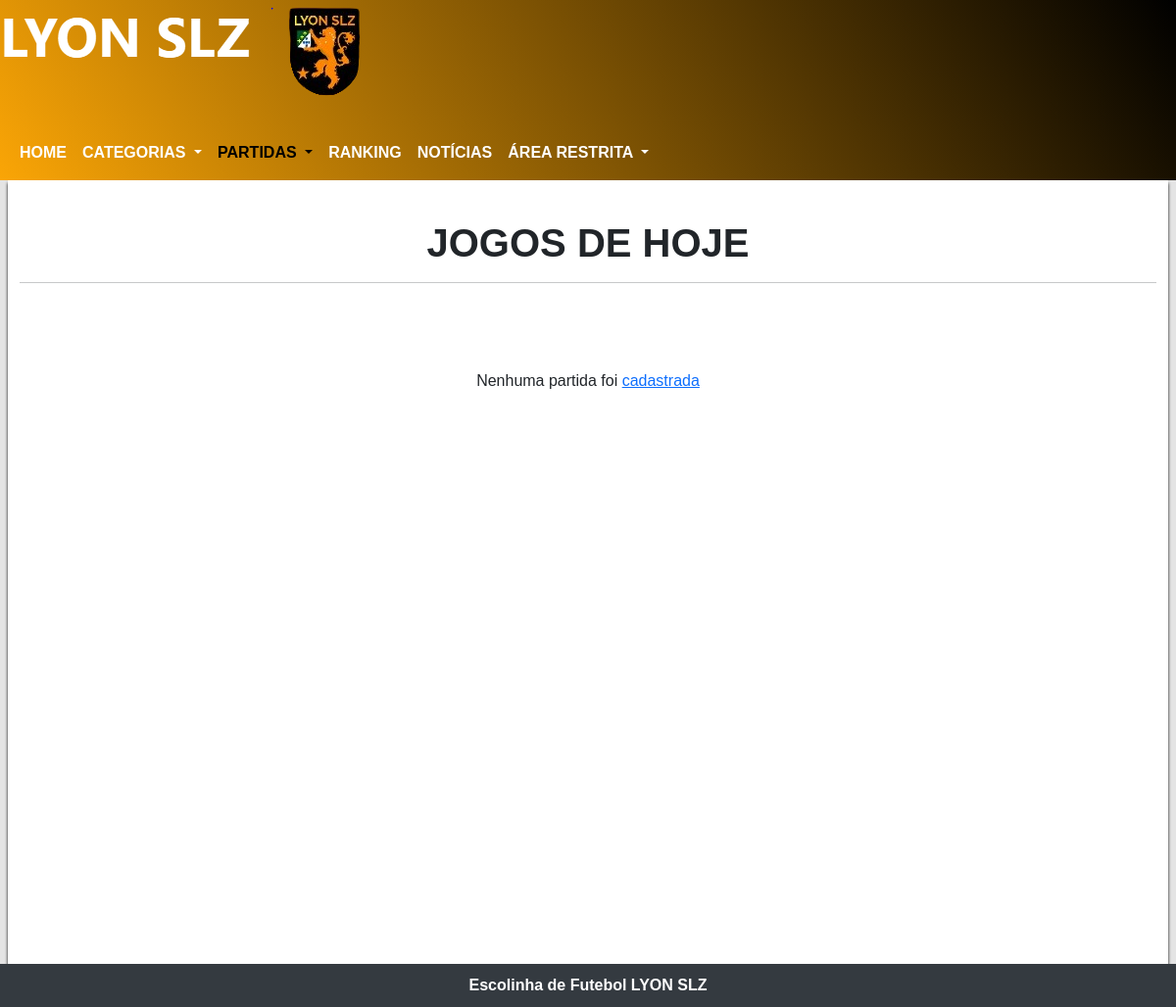
Before: /jogoDeHoje.php with the older database file.
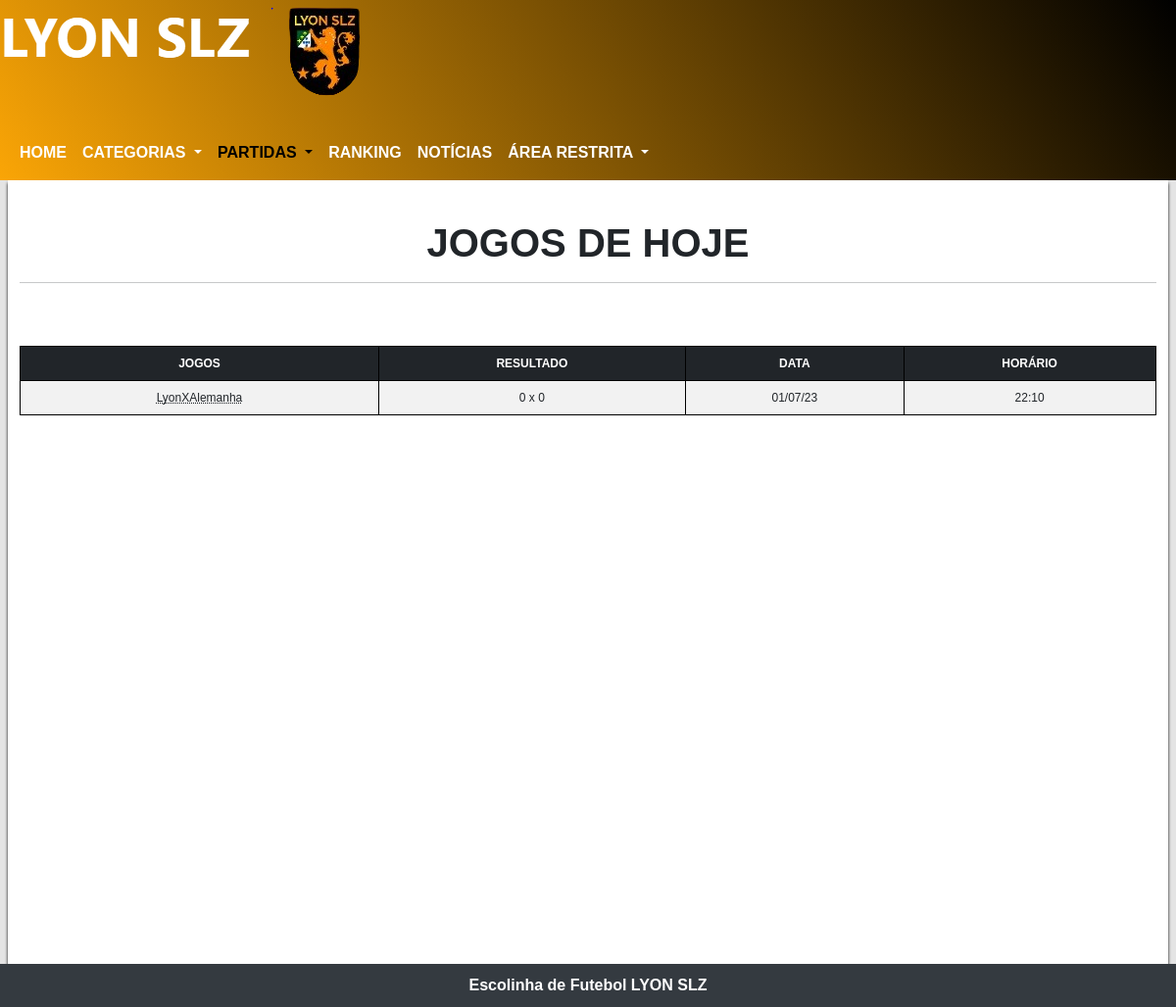
After: the same page with the newer database file.
### tables this page shows
CREATE TABLE `tblpartidass` (
  `id` int(11) UNSIGNED NOT NULL,
  `localidade` varchar(255) NOT NULL,
  `adversario` varchar(255) DEFAULT NULL,
  `id_campeonato` int(10) UNSIGNED NOT NULL,
  `data_partida` date NOT NULL,
  `link_fotos` varchar(255) NOT NULL,
  `horario` time(6) NOT NULL,
  `gols_lyon` int(11) NOT NULL,
  `gols_adv` int(11) NOT NULL
);

### jogoDeHoje.php (the view, shortened to what this page needs)
<?php
include('db/conexao.php');
$sql = $pdo->prepare("SELECT tblpartidass.*, tblcampeonato.nome_campeonato
FROM tblpartidass
JOIN tblcampeonato ON tblpartidass.id_campeonato = tblcampeonato.id_campeonato
ORDER BY tblpartidass.horario");
$sql->execute();
$dados = $sql->fetchAll();
?>
<!DOCTYPE html>
<html lang="pt-br">
<head>
    <link href="https://cdn.jsdelivr.net/npm/bootstrap@5.3.0/dist/css/bootstrap.min.css" rel="stylesheet">
    <link rel="stylesheet" href="css/navHamburguer.css">
    <link rel="stylesheet" href="css/layout.css">
    <link rel="stylesheet" href="lyon.jpg">
    <link rel="stylesheet" href="css/timeANDescudo.css">
    <link rel="stylesheet" href="css/update-delete.css">
</head>
<body>
    <div class="cabecalho">
        <picture>
            <source media="(max-width: 261px)" srcset='img/imgLogo/lyonSlzEscudo5.png' loading="lazy">
            <source media="(max-width: 269px)" srcset='img/imgLogo/lyonSlzEscudo4.png' loading="lazy">
            <source media="(max-width: 311px)" srcset='img/imgLogo/lyonSlzEscudo3.png' loading="lazy">
            <source media="(max-width: 375px)" srcset='img/imgLogo/lyonSlzEscudo2.png' loading="lazy">
            <img src="img/imgLogo/lyonSlzEscudo.png" alt="Escudo do time LYYON SLZ" loading="lazy">
        </picture>
        <nav class="navbar navbar-expand-lg mt-4">
            <div class="container-fluid">
                <div class="collapse navbar-collapse" id="navbarNavDropdown">
                    <ul class="navbar-nav">
                        <li class="nav-item">
                            <a class="nav-link" aria-current="page" href="home.php">HOME</a>
                        </li>
                        <li class="nav-item dropdown">
                            <a class="nav-link dropdown-toggle" href="#" role="button" data-bs-toggle="dropdown" aria-expanded="false">
                                CATEGORIAS
                            </a>
                        </li>
                        <li class="nav-item dropdown">
                            <a class="nav-link dropdown-toggle active" href="#" role="button" data-bs-toggle="dropdown" aria-expanded="false">
                                PARTIDAS
                            </a>
                        </li>
                        <li class="nav-item">
                            <a class="nav-link" aria-current="page" href="ranking.php">RANKING</a>
                        </li>
                        <li class="nav-item">
                            <a class="nav-link" href="noticiais.php">NOTÍCIAS</a>
                        </li>
                        <li class="nav-item dropdown">
                            <a class="nav-link dropdown-toggle" href="#" role="button" data-bs-toggle="dropdown" aria-expanded="false">
                                ÁREA RESTRITA
                            </a>
                        </li>
                    </ul>
                </div>
            </div>
        </nav>
    </div>
    <main>
        <div class="container-fluid">
            <h1 id="calendarioDeJogos">JOGOS DE HOJE</h1>
            <hr>
            <br><br>
            <?php
            $data_Atual = date("Y-m-d");
            if (count($dados) > 0) {
                echo "<div class='table table-responsive table-striped'>";
                echo "<table class='table table-striped'>
                  <thead class=table-dark>
                  <tr>
              <th>JOGOS</th>
              <th>RESULTADO</th>
              <th>DATA</th>
              <th>HORÁRIO</th>
                  </tr>
                  </thead>";
                foreach ($dados as $chaves => $valor) {
                    $dataJogo = $valor['data_partida'];
                    if (strtotime($dataJogo) == strtotime($data_Atual)) {
                        echo "<tr>
                        <td><abbr title='" . $valor['nome_campeonato'] . "'>" . "LyonX" . $valor['adversario'] . "</abbr></td>
                  <td>" . $valor['gols_lyon'] . " x " . $valor['gols_adv'] . "</td>
                  <td>" . date("d/m/y", strtotime($valor['data_partida'])) . "</td>
                  <td>" . date("H:i", strtotime($valor['horario'])) . "</td>
            </tr>";
                    }
                }
                echo "</table>";
                echo "</div>";
            } else {
                echo "<p class='mt-4' style='text-align:center'>Nenhuma partida foi <a href='cadastroDePartidas.php'>cadastrada</a></p>";
            }
            ?>
        </div>
    </main>
    <footer>
        <p class="mb-0">Escolinha de Futebol LYON SLZ</p>
    </footer>
</body>
</html>

Changed rows visible on the page:
added tblpartidass: adversario "Alemanha", gols_lyon "0", gols_adv "0", data_partida "01/07/23", horario "22:10"
Other visible differences:
text no longer shown: "Nenhuma partida foi cadastrada"
text now shown: "JOGOS RESULTADO DATA HORÁRIO"
